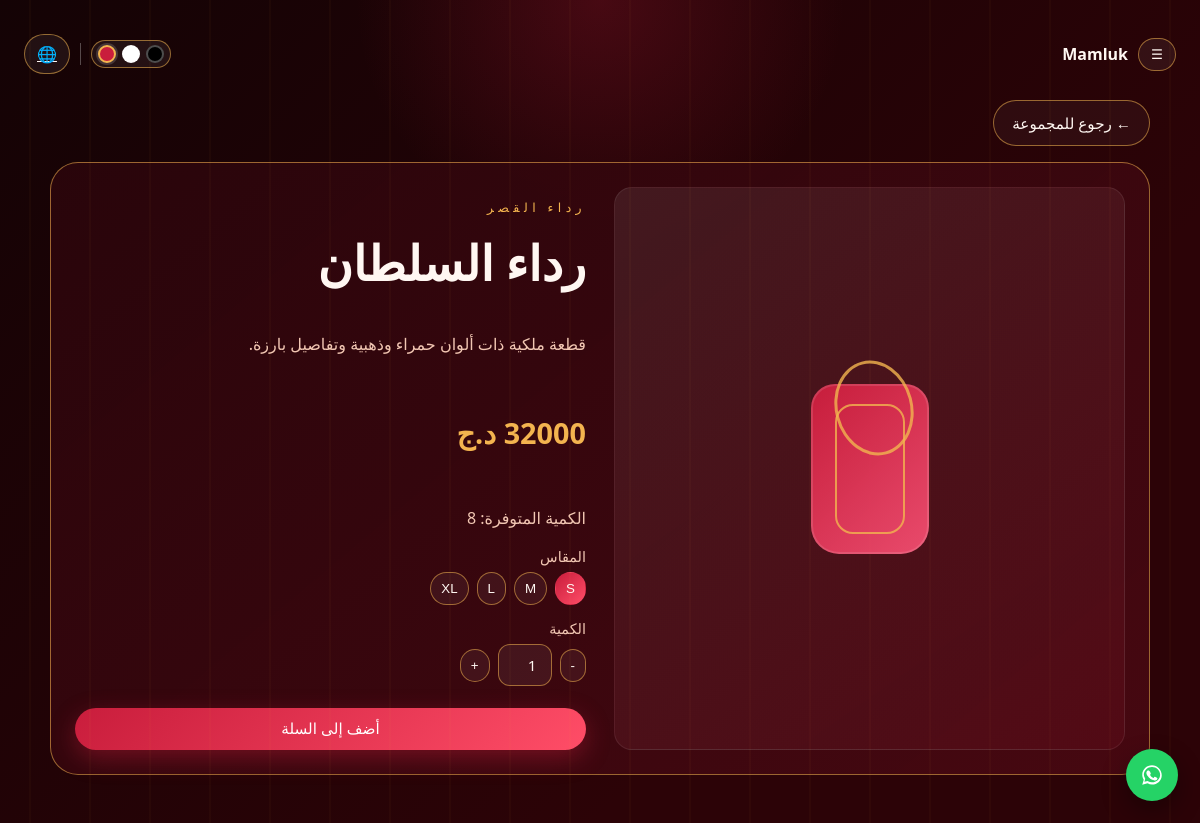
Page /product/1 on the committed database.
### tables this page shows
CREATE TABLE products (
    id INTEGER PRIMARY KEY AUTOINCREMENT,
    name_ar TEXT NOT NULL,
    name_en TEXT NOT NULL,
    description_ar TEXT NOT NULL,
    description_en TEXT NOT NULL,
    price INTEGER NOT NULL,
    quantity INTEGER NOT NULL,
    sizes TEXT NOT NULL,
    visual TEXT NOT NULL,
    accent_ar TEXT NOT NULL,
    accent_en TEXT NOT NULL
);

### app.py (the view)
@app.route("/product/<int:product_id>")
def product_detail(product_id):
    conn = get_db()
    product = conn.execute("SELECT * FROM products WHERE id = ?", (product_id,)).fetchone()
    conn.close()
    if not product:
        abort(404)
    toast_message = None
    if request.args.get("added"):
        toast_message = "تمت الإضافة إلى السلة" if is_ar() else "Added to cart"
    return render_template("product_detail.html", p=product, toast_message=toast_message)

### app.py (called while the page is built)
def is_ar():
    return session.get("lang", "ar") == "ar"

def theme():
    return session.get("theme", "red")

def get_settings():
    conn = get_db()
    rows = conn.execute("SELECT key, value FROM site_settings").fetchall()
    conn.close()
    data = dict(SETTINGS_DEFAULTS)
    data.update({r["key"]: r["value"] for r in rows})
    return data

def visitor_hash():
    raw = f"{request.remote_addr}|{request.headers.get('User-Agent', '')}|{app.secret_key[:8]}"
    return hashlib.sha256(raw.encode("utf-8")).hexdigest()[:32]

def get_cart():
    return session.get("cart", [])

def cart_count():
    return sum(i["quantity"] for i in get_cart())

def csrf_token():
    if "csrf_token" not in session:
        session["csrf_token"] = secrets.token_hex(16)
    return session["csrf_token"]

def require_admin():
    return session.get("admin_username") is not None

@app.after_request
def set_security_headers(response):
    response.headers["X-Content-Type-Options"] = "nosniff"
    response.headers["X-Frame-Options"] = "DENY"
    response.headers["Referrer-Policy"] = "strict-origin-when-cross-origin"
    response.headers["Permissions-Policy"] = "geolocation=(), microphone=(), camera=()"
    response.headers["Content-Security-Policy"] = (
        "default-src 'self'; base-uri 'self'; frame-ancestors 'none'; "
        "img-src 'self' data:; style-src 'self'; script-src 'self'"
    )
    if request.is_secure:
        response.headers["Strict-Transport-Security"] = "max-age=31536000; includeSubDomains"
    return response

@app.before_request
def track_visit_and_lang():
    if request.args.get("lang") in ("ar", "en"):
        session["lang"] = request.args.get("lang")
    if request.args.get("theme") in ("red", "black", "white"):
        session["theme"] = request.args.get("theme")
    if (
        request.method == "GET"
        and not request.path.startswith("/static")
        and request.path not in ("/manifest.json", "/sw.js", "/favicon.ico")
    ):
        conn = get_db()
        conn.execute(
            "INSERT INTO page_visits (path, visitor_hash, user_agent, created_at) VALUES (?,?,?,?)",
            (request.path, visitor_hash(), request.headers.get("User-Agent", "")[:255],
             datetime.utcnow().isoformat()),
        )
        conn.commit()
        conn.close()

### db.py (called while the page is built)
def get_db():
    conn = sqlite3.connect(DB_PATH)
    conn.row_factory = sqlite3.Row
    conn.execute("PRAGMA foreign_keys = ON")
    return conn

### templates/product_detail.html (shortened to what this page needs)
{% extends "base.html" %}
{% block content %}
<main class="page-shell">
  <section class="product-detail-section">
    <a href="{{ url_for('index') }}#collection" class="btn ghost back-link">{{ '← رجوع للمجموعة' if is_ar() else '← Back to collection' }}</a>
    <div class="product-detail-grid">
      <div class="product-visual product-visual-large">
        <div class="{{ p.visual }}"></div>
      </div>
      <div class="product-detail-info">
        <p class="eyebrow">{{ p.accent_ar if is_ar() else p.accent_en }}</p>
        <h1>{{ p.name_ar if is_ar() else p.name_en }}</h1>
        <p class="hero-text">{{ p.description_ar if is_ar() else p.description_en }}</p>
        <p class="price big-price">{{ p.price }} د.ج</p>
        <p class="inventory">{{ 'الكمية المتوفرة: ' ~ p.quantity if is_ar() else 'Available stock: ' ~ p.quantity }}</p>
        <form method="post" action="{{ url_for('cart_add') }}" class="size-qty-widget add-to-cart-form">
          <div class="form-group">
            <label>{{ 'المقاس' if is_ar() else 'Size' }}</label>
            <div class="size-picker">
              {% for size in p.sizes.split(',') %}
              <button type="button" class="size-btn {{ 'active' if loop.first else '' }}" data-size="{{ size }}">{{ size }}</button>
              {% endfor %}
            </div>
          </div>
          <div class="form-group">
            <label>{{ 'الكمية' if is_ar() else 'Quantity' }}</label>
            <div class="quantity-picker">
              <button type="button" class="qty-btn" data-action="minus">-</button>
              <input class="qty-input" type="number" name="quantity" min="1" max="10" value="1" />
              <button type="button" class="qty-btn" data-action="plus">+</button>
            </div>
          </div>
          <button type="submit" class="btn primary full-width">{{ 'أضف إلى السلة' if is_ar() else 'Add to cart' }}</button>
        </form>
      </div>
    </div>
  </section>
</main>
{% endblock %}

### static/styles.css (style rules this page uses)
:root { --bg: #140305; --panel: #2a050b; --panel-2: #4a0913; --text: #fff7f2; --muted: #f2c7b3; --accent: #c91d3c; --accent-2: #f3b44f; --border: rgba(243, 180, 79, 0.55); }
* { box-sizing: border-box; }
body { margin: 0; font-family: "Segoe UI", Tahoma, Geneva, Verdana, sans-serif; background: radial-gradient(circle at top, rgba(201, 29, 60, 0.24), transparent 24%), linear-gradient(135deg, var(--bg), #2c0307 70%); color: var(--text); min-height: 100vh; padding: 24px; overflow-x: hidden; }
body > main { max-width: 1200px; margin: 0 auto; }
.eyebrow { text-transform: uppercase; letter-spacing: 0.35em; font-size: 0.78rem; color: var(--accent-2); margin-bottom: 10px; }
h1, h2, h3 { font-family: Georgia, "Times New Roman", serif; margin: 0; }
h1 { font-size: clamp(2rem, 4vw, 3.2rem); margin-bottom: 12px; }
.hero-text, .section-heading p, .steps p, .product-info p { color: var(--muted); line-height: 1.75; }
.btn { border: 0; border-radius: 999px; padding: 12px 18px; font-size: 0.95rem; text-decoration: none; display: inline-flex; align-items: center; justify-content: center; cursor: pointer; transition: transform 0.25s ease, box-shadow 0.25s ease; }
.btn.primary { background: linear-gradient(135deg, var(--accent), #ff4d67); color: white; box-shadow: 0 8px 24px rgba(201, 29, 60, 0.4); }
.btn.ghost { color: var(--text); border: 1px solid var(--border); background: rgba(255, 255, 255, 0.04); }
.product-visual { min-height: 220px; border-radius: 18px; border: 1px solid rgba(255, 255, 255, 0.08); background: linear-gradient(145deg, rgba(255, 255, 255, 0.08), rgba(201, 29, 60, 0.1)); display: flex; align-items: center; justify-content: center; position: relative; overflow: hidden; }
.product-visual::before, .product-visual::after { content: ""; position: absolute; background: linear-gradient(135deg, var(--accent), #ff8b77); opacity: 0.8; }
.garment { width: 118px; height: 170px; border-radius: 24px 24px 28px 28px; position: relative; background: linear-gradient(135deg, rgba(201, 29, 60, 0.98), rgba(255, 84, 120, 0.88)); box-shadow: inset 0 0 0 2px rgba(255, 255, 255, 0.12); }
.garment::before { content: ""; position: absolute; inset: 20px 24px 20px 24px; border: 2px solid rgba(243, 180, 79, 0.8); border-radius: 18px; }
.garment::after { content: ""; position: absolute; width: 72px; height: 90px; border-radius: 50%; border: 3px solid rgba(243, 180, 79, 0.8); top: -24px; left: 24px; transform: rotate(-15deg); }
.price { color: var(--accent-2); font-weight: 700; }
.size-picker, .quantity-picker { display: flex; flex-wrap: wrap; gap: 8px; align-items: center; }
.size-btn, .qty-btn { border: 1px solid var(--border); background: rgba(255, 255, 255, 0.05); color: var(--text); border-radius: 999px; padding: 8px 10px; cursor: pointer; }
.size-btn.active { background: linear-gradient(135deg, var(--accent), #ff4d67); border-color: transparent; }
.qty-input { width: 54px; padding: 8px; border-radius: 10px; border: 1px solid var(--border); background: rgba(255, 255, 255, 0.06); color: var(--text); text-align: center; }
.form-group { display: grid; gap: 6px; margin-bottom: 14px; }
.form-group label { color: var(--muted); font-size: 0.9rem; }
.form-group input, .form-group textarea, .payment-form input, .contact-form input, .contact-form textarea { border: 1px solid var(--border); border-radius: 12px; padding: 10px 12px; background: rgba(255, 255, 255, 0.06); color: var(--text); font-family: inherit; font-size: 0.95rem; }
.full-width { width: 100%; margin-top: 8px; }
.product-detail-section { max-width: 1100px; margin: 0 auto 24px; }
.back-link { margin-bottom: 16px; display: inline-flex; }
.product-detail-grid { display: grid; grid-template-columns: 1fr 1fr; gap: 28px; border: 1px solid var(--border); border-radius: 28px; padding: 24px; background: linear-gradient(140deg, rgba(42, 5, 11, 0.95), rgba(74, 9, 19, 0.88)); }
.product-visual-large { min-height: 420px; }
.product-detail-info { display: flex; flex-direction: column; gap: 10px; }
.big-price { font-size: 1.8rem; font-weight: 700; }
.product-detail-info .inventory { color: var(--muted); margin-bottom: 8px; }
body, .hero, .product-card, .info-section, .admin-nav, .side-panel { transition: background-color 0.25s ease, color 0.25s ease, border-color 0.25s ease; }

### rows in the picture
products: accent_ar "رداء القصر", name_ar "رداء السلطان", description_ar "قطعة ملكية ذات ألوان حمراء وذهبية وتفاصيل بارزة.", quantity "الكمية المتوفرة: 8"

### other values in the picture
{{ '← رجوع للمجموعة' if is_ar() else '← Back to collection' }} "← رجوع للمجموعة"
{{ 'المقاس' if is_ar() else 'Size' }} "المقاس"
{{ size }} "S" "M" "L" "XL"
{{ 'الكمية' if is_ar() else 'Quantity' }} "الكمية"
{{ 'أضف إلى السلة' if is_ar() else 'Add to cart' }} "أضف إلى السلة"
